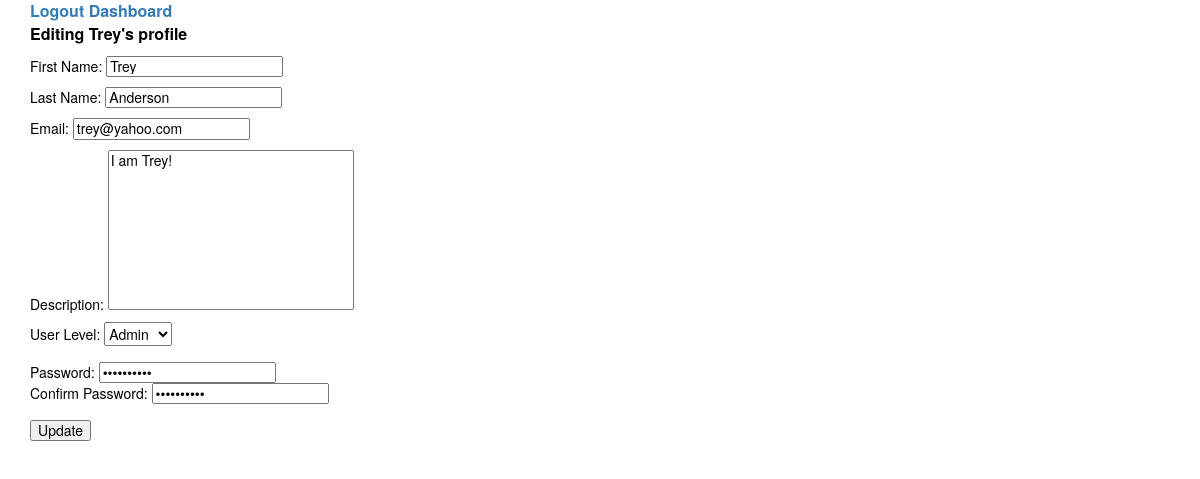
Page /users/25/edit (signed in) on the committed database.
### apps/userdashboard/models.py (models this page shows)
class User(models.Model):
	first_name = models.TextField(blank=False, max_length=20, null=True)
	last_name = models.TextField(blank=False, max_length=20,null=True)
	email = models.TextField(blank=False, max_length=20,null=True)
	description = models.TextField(blank=False, max_length=500,null=True)
	password = models.TextField(blank=False, max_length=20,null=True)
	user_level = models.IntegerField(blank=False, null=True)
	created_at = models.DateField(null=True)
	updated_at = models.DateField(null=True)
	class Meta:
		db_table = 'user'

### apps/userdashboard/views.py (the view)
# urls.py: url(r'^users/(?P<user_id>\d+)/edit$', views.edit, name="edit"),
def edit(request, user_id):
		user = User.objects.get(id=user_id)
		current_user = User.objects.get(id=request.session['user_id'])
		content = {
		'current_user':current_user,
		'user': user
		}
		return render(request, 'userdashboard/adminedit.html', content)

### apps/userdashboard/templates/userdashboard/adminedit.html (shortened to what this page needs)
<!DOCTYPE html>
<html>
<head>
	<link rel="stylesheet" href="https://maxcdn.bootstrapcdn.com/bootstrap/3.3.5/css/bootstrap.min.css">
</head>
<body>
<div class="container">
<a href="/logout">Logout</a>
<a href="/dashboard">Dashboard</a>
<br>
	{% if user.id == request.session.user_id %}
	Editing Your Profile
	{% else %}
	Editing {{user.first_name}}'s profile</h3>
	{%endif%}
	<form action="/users/{{user.id}}/update" method="post">
		<h5>First Name:
		<input type="text" name="first_name" value="{{user.first_name}}">
		</h5>
		<h5>
		Last Name:
		<input type="text" name="last_name" value="{{user.last_name}}">
		</h5>
		<h5>
		Email:
		<input type="email" name="email" value="{{user.email}}">
		</h5>
		<h5>
		Description:
		<textarea name="description" id="" cols="30" rows="10" value="{{user.description}}" style="resize:none">{{user.description}}</textarea>
		</h5>
		<h5>
		{% if current_user.user_level == 9 %}
		User Level:
		<select name="user_level" id="">
			{% if user.user_level == 9 %}
			<option value="9">Admin</option>
			{% else %}
			<option value="1">Normal</option>
			<option value="9">Admin</option>
			{%endif %}
		</select>
		{%endif%}
		<br><br>
		Password: <input type="password" name="password" value="{{user.password}}">
		<br>
		Confirm Password: <input type="password" name="confirm_password" value="{{user.password}}">
		<br><br>
	<input type="submit" value="Update">
	</form>
	</div>
</body>
</html>

### apps/userdashboard/templates/userdashboard/adminedit.html (style rules this page uses)
body { color:black; font-size:16px; font-weight:bold; background-image: url("https://upload.wikimedia.org/wikipedia/en/thumb/1/13/PinkFloydWallCoverOriginalNoText.jpg/220px-PinkFloydWallCoverOriginalNoText.jpg"); }

### rows in the picture
User: first_name "Trey", last_name "Anderson", email "trey@yahoo.com", description "I am Trey!", user_level "Admin"
